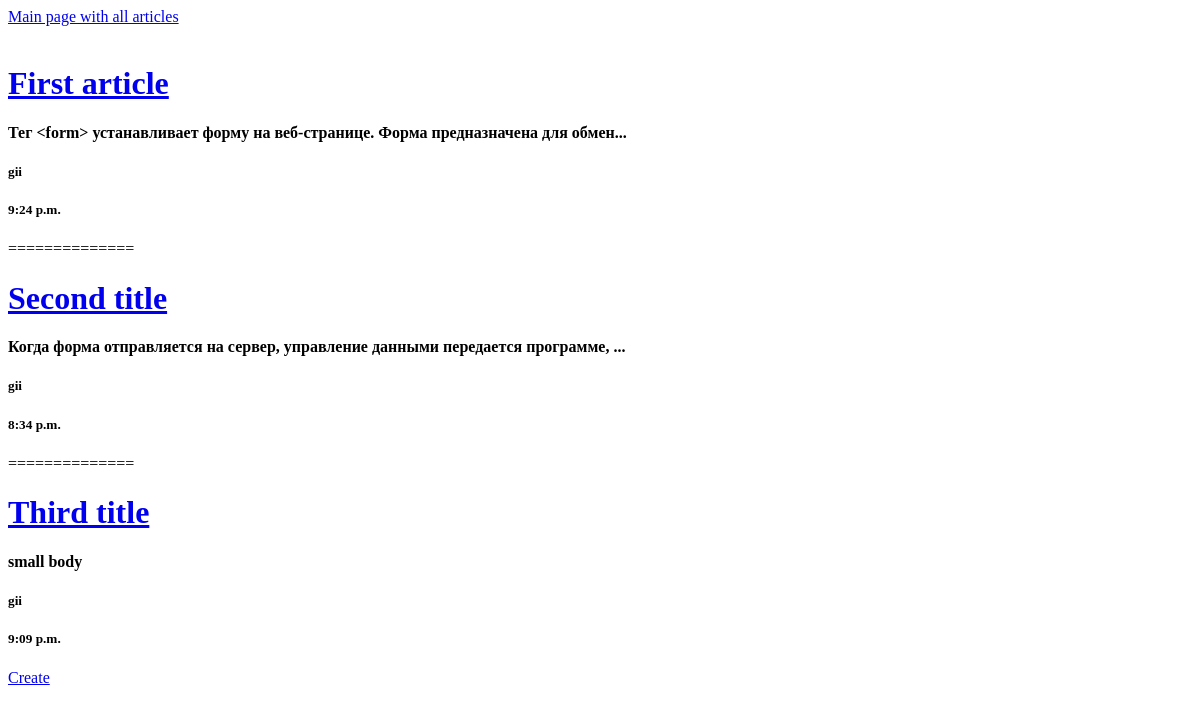
The page /blog/ on the database as committed earlier.
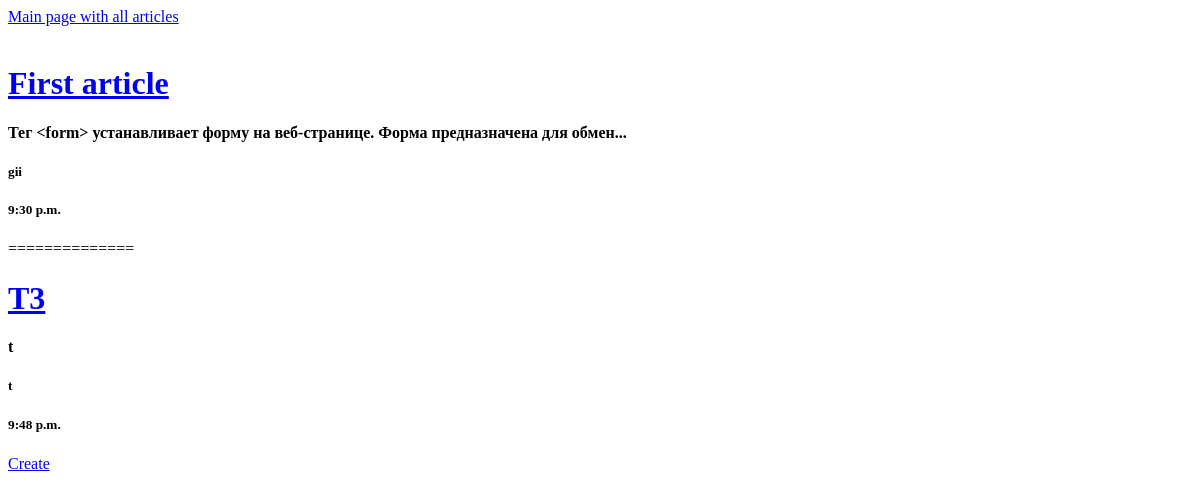
The same page on the database as committed later.
### blog/models.py (models this page shows, shortened)
class Article(models.Model):
    title = models.CharField(max_length=120)
    author = models.CharField(max_length=120)
    body = models.TextField()
    time = models.TimeField(auto_now=True)
    def get_absolute_url(self):
        return reverse('blog:article-detail', kwargs={'pk': self.id})
    @property
    def summary(self):
        if len(self.body) > 80:
            return self.body[:77] + '...'
        return self.body

### blog/views.py (the view)
# urls.py: path('', views.ArticleListView.as_view(), name='article-list'),
class ArticleListView(generic.ListView):
    queryset = Article.objects.all()

### blog/templates/blog/article_list.html
{% extends 'base_article.html' %}
{% block content %}
{% for obj in object_list %}
<h1><a href="{{ obj.get_absolute_url }}">{{ obj.title }}</a></h1>
<h4>{{ obj.summary }}</h4>
<h5>{{ obj.author }}</h5>
<h5>{{ obj.time }}</h5>
{% if not forloop.last %}=============={% endif %}
{% endfor %}
<a href="{% url 'blog:article-create' %}">Create</a>
{% endblock %}

Rows that differ between the two databases and show on the page:
removed Article: title "Second title", summary "Когда форма отправляется на сервер, управление данными передается программе, ...", author "gii", time "8:34 p.m."
removed Article: title "Third title", summary "small body", author "gii", time "9:09 p.m."
changed Article "First article": time "9:24 p.m." → "9:30 p.m."
added Article: title "T3", summary "t", author "t", time "9:48 p.m."
